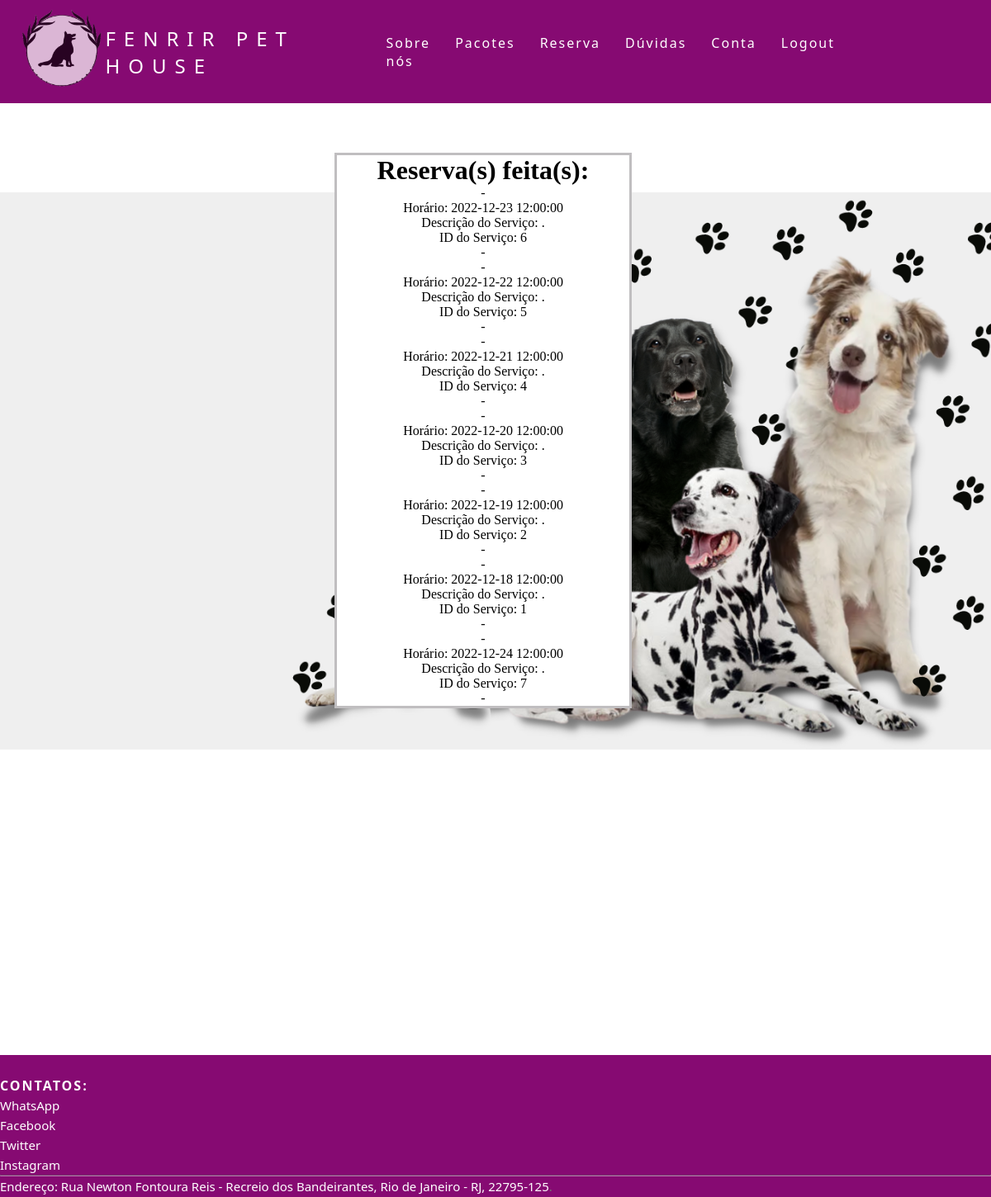
Screenshot of /exibereserva.php with the database file from the repository.
### tables this page shows
CREATE TABLE `servico` (
  `idServico` int(11) NOT NULL,
  `agenda_tstamp` datetime NOT NULL DEFAULT CURRENT_TIMESTAMP,
  `servico` varchar(225) NOT NULL,
  `cachorro` varchar(225) NOT NULL,
  `descricao` varchar(225) NOT NULL,
  `cliente` varchar(225) NOT NULL,
  `agenda_status` tinyint(1) NOT NULL
);

### src/exibereserva.php (the view, shortened to what this page needs)
<?php include "conectauser.inc";
?>
<!DOCTYPE html>
<html lang="pt-br">
  <head>
    <link rel="stylesheet" href="style.css" />
  </head>
  <body>
      <header class="nav">
      <nav>
        <a href="indexlogcliente.php"><img style="margin-left:25px; margin-top:10px; margin-bottom:10px; " src="logo.png" alt="Image" height="100"></a>
        <a class="logo" href="indexlogcliente.php">Fenrir Pet House</a>
        <ul class="nav-list">
          <li><a href="sobrelog.html">Sobre nós</a></li>
          <li><a href="pacoteslog.html">Pacotes</a></li>
          <li><a href="reserva.html">Reserva</a></li>
          <li><a href="duvidaslog.html">Dúvidas</a></li>
          <li><a href="account.html">Conta</a></li>
          <li><a href="logout.php">Logout</a></li>
        </ul>
      </nav>
    </header>
    <body background="capa dogs.png" class="background">
    </body>
        <div class="fenrir-login">
        <h1>Reserva(s) feita(s):</h1>
        <?php
        $sql = "SELECT * FROM servico WHERE descricao like '%{$_SESSION['email']}%';";
        $res = mysqli_query($mysqli,$sql);
        $linhas = mysqli_num_rows($res);
        for($i = 0; $i < $linhas; $i++){
            $servico = mysqli_fetch_array($res);
            echo "-<br>";
            echo "Horário: ".$servico["agenda_tstamp"]."<br>";
            echo "Descrição do Serviço: ".$servico["descricao"]."<br>";
            echo "ID do Serviço: ".$servico["idServico"]."<br>";
            echo "-<br>";
        }
        ?>
    </div>
   <footer class="site-footer">
        <div class="col-xs-6 col-md-3">
          <h6>Contatos:</h6>
          <ul class="footer-links">
            <li><a href="https://web.whatsapp.com/">WhatsApp</a></li>
            <li><a href="https://www.facebook.com/">Facebook</a></li>
            <li><a href="https://twitter.com/">Twitter</a></li>
            <li><a href="https://www.instagram.com/">Instagram</a></li>
          </ul>
        </div>
      <hr>
    <div class="container">
      <div class="row">
        <div class="col-md-8 col-sm-6 col-xs-12">
          <p class="copyright-text">
       <a href="https://www.google.com/maps/dir//Rua+Newton+Fontoura+Reis+-+Recreio+dos+Bandeirantes+-+R.+Newton+Fontoura+Reis+-+Recreio+dos+Bandeirantes,+Rio+de+Janeiro+-+RJ,+22795-125/@-22.9209579,-43.4968904,11z/data=!4m8!4m7!1m0!1m5!1m1!1s0x9bc3aed259b4ad:0x6383c2f561261060!2m2!1d-43.4660456!2d-23.026394">Endereço: Rua Newton Fontoura Reis - Recreio dos Bandeirantes, Rio de Janeiro - RJ, 22795-125</a>.
          </p>
    </div>
</footer>
  </body>
</html>

### src/style.css (style rules this page uses)
body { width:100%; }
* { margin: 0; padding: 0; }
a { color: #fff; text-decoration: none; transition: 0.3s; }
.logo { font-size: 24px; text-transform: uppercase; letter-spacing: 10px; }
.background { background-size: 100%; margin-bottom: none; background-position-x: 0%; background-position-y: 30%; background-repeat: no-repeat; margin: 0 auto; }
nav { display: flex; justify-content: space-around; align-items: center; font-family: system-ui, -apple-system, Helvetica, Arial, sans-serif; background: #860a72; width: 100%; margin-top: 0; position: relative; }
.nav-list { list-style: none; display: flex; padding-right: 5cm; }
.nav-list li { letter-spacing: 2px; margin-left: 30px; }
.fenrir-login { text-align: center; background-color: rgb(255, 255, 255); position: relative; right: 15px; border: 3px solid rgb(192, 190, 192); z-index: 9; margin-top: 5%; margin-right: 35%; margin-left: 35%; }
.site-footer { background-color:#860a72; padding:20px 0 1px; font-family: system-ui, -apple-system, Helvetica, Arial, sans-serif; font-size:15px; line-height:24px; color:#737373; margin-top: 35%; position: relative; }
.site-footer hr { border-top-color:#bbb; opacity:0.5 }
.site-footer h6 { color:#fff; font-size:16px; text-transform:uppercase; margin-top:5px; letter-spacing:2px }
.site-footer a { color:#ffffff; font-family: system-ui, -apple-system, Helvetica, Arial, sans-serif; }
.footer-links { padding-left:0; list-style:none }
.footer-links li { display:block }
.footer-links a { color:#ffffff }
.copyright-text { margin:0 }

### rows the page displays
servico: agenda_tstamp "2022-12-23 12:00:00", descricao ".", idServico "6"
servico: agenda_tstamp "2022-12-22 12:00:00", descricao ".", idServico "5"
servico: agenda_tstamp "2022-12-21 12:00:00", descricao ".", idServico "4"
servico: agenda_tstamp "2022-12-20 12:00:00", descricao ".", idServico "3"
servico: agenda_tstamp "2022-12-19 12:00:00", descricao ".", idServico "2"
servico: agenda_tstamp "2022-12-18 12:00:00", descricao ".", idServico "1"
servico: agenda_tstamp "2022-12-24 12:00:00", descricao ".", idServico "7"
